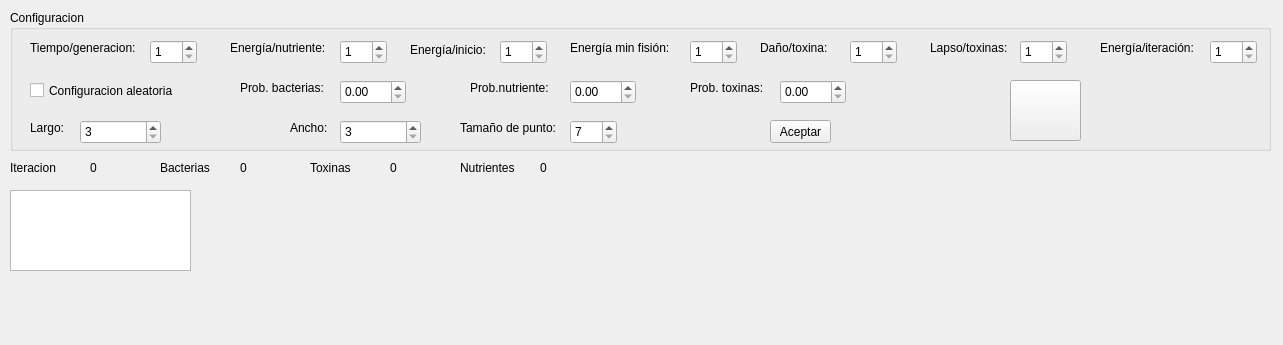
<?xml version="1.0" encoding="UTF-8"?>
<ui version="4.0">
 <class>MainWindow</class>
 <widget class="QMainWindow" name="MainWindow">
  <property name="geometry">
   <rect>
    <x>0</x>
    <y>0</y>
    <width>1283</width>
    <height>345</height>
   </rect>
  </property>
  <property name="windowTitle">
   <string>Colonia de bacterias</string>
  </property>
  <widget class="QWidget" name="centralWidget">
   <widget class="QGroupBox" name="groupBox">
    <property name="geometry">
     <rect>
      <x>10</x>
      <y>10</y>
      <width>1261</width>
      <height>141</height>
     </rect>
    </property>
    <property name="title">
     <string>Configuracion</string>
    </property>
    <widget class="QLabel" name="label_2">
     <property name="geometry">
      <rect>
       <x>20</x>
       <y>110</y>
       <width>41</width>
       <height>16</height>
      </rect>
     </property>
     <property name="text">
      <string>Largo:</string>
     </property>
    </widget>
    <widget class="QSpinBox" name="spinW">
     <property name="geometry">
      <rect>
       <x>70</x>
       <y>110</y>
       <width>81</width>
       <height>24</height>
      </rect>
     </property>
     <property name="minimum">
      <number>3</number>
     </property>
     <property name="maximum">
      <number>1000</number>
     </property>
    </widget>
    <widget class="QLabel" name="label_3">
     <property name="geometry">
      <rect>
       <x>280</x>
       <y>110</y>
       <width>41</width>
       <height>16</height>
      </rect>
     </property>
     <property name="text">
      <string>Ancho:</string>
     </property>
    </widget>
    <widget class="QSpinBox" name="spinH">
     <property name="geometry">
      <rect>
       <x>330</x>
       <y>110</y>
       <width>81</width>
       <height>24</height>
      </rect>
     </property>
     <property name="minimum">
      <number>3</number>
     </property>
     <property name="maximum">
      <number>1000</number>
     </property>
    </widget>
    <widget class="QPushButton" name="btnAceptar">
     <property name="geometry">
      <rect>
       <x>760</x>
       <y>110</y>
       <width>61</width>
       <height>23</height>
      </rect>
     </property>
     <property name="text">
      <string>Aceptar</string>
     </property>
    </widget>
    <widget class="QCheckBox" name="boxAleatorio">
     <property name="geometry">
      <rect>
       <x>20</x>
       <y>70</y>
       <width>171</width>
       <height>21</height>
      </rect>
     </property>
     <property name="text">
      <string>Configuracion aleatoria</string>
     </property>
    </widget>
    <widget class="QDoubleSpinBox" name="spinPBac">
     <property name="geometry">
      <rect>
       <x>330</x>
       <y>70</y>
       <width>66</width>
       <height>24</height>
      </rect>
     </property>
     <property name="maximum">
      <double>1.000000000000000</double>
     </property>
     <property name="singleStep">
      <double>0.010000000000000</double>
     </property>
    </widget>
    <widget class="QLabel" name="label_5">
     <property name="geometry">
      <rect>
       <x>230</x>
       <y>70</y>
       <width>101</width>
       <height>16</height>
      </rect>
     </property>
     <property name="text">
      <string>Prob. bacterias:</string>
     </property>
    </widget>
    <widget class="QLabel" name="label_6">
     <property name="geometry">
      <rect>
       <x>450</x>
       <y>110</y>
       <width>111</width>
       <height>16</height>
      </rect>
     </property>
     <property name="text">
      <string>Tamaño de punto:</string>
     </property>
    </widget>
    <widget class="QSpinBox" name="spinPunto">
     <property name="geometry">
      <rect>
       <x>560</x>
       <y>110</y>
       <width>47</width>
       <height>24</height>
      </rect>
     </property>
     <property name="minimum">
      <number>7</number>
     </property>
     <property name="maximum">
      <number>15</number>
     </property>
    </widget>
    <widget class="QLabel" name="label">
     <property name="geometry">
      <rect>
       <x>20</x>
       <y>30</y>
       <width>121</width>
       <height>16</height>
      </rect>
     </property>
     <property name="text">
      <string>Tiempo/generacion:</string>
     </property>
    </widget>
    <widget class="QSpinBox" name="spinBreed">
     <property name="geometry">
      <rect>
       <x>140</x>
       <y>30</y>
       <width>47</width>
       <height>24</height>
      </rect>
     </property>
     <property name="minimum">
      <number>1</number>
     </property>
    </widget>
    <widget class="QLabel" name="label_4">
     <property name="geometry">
      <rect>
       <x>220</x>
       <y>30</y>
       <width>111</width>
       <height>16</height>
      </rect>
     </property>
     <property name="text">
      <string>Energía/nutriente:</string>
     </property>
    </widget>
    <widget class="QSpinBox" name="spinEFood">
     <property name="geometry">
      <rect>
       <x>330</x>
       <y>30</y>
       <width>47</width>
       <height>24</height>
      </rect>
     </property>
     <property name="minimum">
      <number>1</number>
     </property>
    </widget>
    <widget class="QLabel" name="label_7">
     <property name="geometry">
      <rect>
       <x>400</x>
       <y>30</y>
       <width>91</width>
       <height>20</height>
      </rect>
     </property>
     <property name="text">
      <string>Energía/inicio:</string>
     </property>
    </widget>
    <widget class="QSpinBox" name="spinEStart">
     <property name="geometry">
      <rect>
       <x>490</x>
       <y>30</y>
       <width>47</width>
       <height>24</height>
      </rect>
     </property>
     <property name="minimum">
      <number>1</number>
     </property>
    </widget>
    <widget class="QLabel" name="label_8">
     <property name="geometry">
      <rect>
       <x>460</x>
       <y>70</y>
       <width>101</width>
       <height>16</height>
      </rect>
     </property>
     <property name="text">
      <string>Prob.nutriente:</string>
     </property>
    </widget>
    <widget class="QDoubleSpinBox" name="spinPFood">
     <property name="geometry">
      <rect>
       <x>560</x>
       <y>70</y>
       <width>66</width>
       <height>24</height>
      </rect>
     </property>
     <property name="maximum">
      <double>1.000000000000000</double>
     </property>
     <property name="singleStep">
      <double>0.010000000000000</double>
     </property>
    </widget>
    <widget class="QLabel" name="label_10">
     <property name="geometry">
      <rect>
       <x>680</x>
       <y>70</y>
       <width>91</width>
       <height>16</height>
      </rect>
     </property>
     <property name="text">
      <string>Prob. toxinas:</string>
     </property>
    </widget>
    <widget class="QDoubleSpinBox" name="spinPToxin">
     <property name="geometry">
      <rect>
       <x>770</x>
       <y>70</y>
       <width>66</width>
       <height>24</height>
      </rect>
     </property>
     <property name="maximum">
      <double>1.000000000000000</double>
     </property>
     <property name="singleStep">
      <double>0.010000000000000</double>
     </property>
    </widget>
    <widget class="QLabel" name="label_11">
     <property name="geometry">
      <rect>
       <x>560</x>
       <y>30</y>
       <width>121</width>
       <height>16</height>
      </rect>
     </property>
     <property name="text">
      <string>Energía min fisión:</string>
     </property>
    </widget>
    <widget class="QSpinBox" name="spinMinE">
     <property name="geometry">
      <rect>
       <x>680</x>
       <y>30</y>
       <width>47</width>
       <height>24</height>
      </rect>
     </property>
     <property name="minimum">
      <number>1</number>
     </property>
    </widget>
    <widget class="QLabel" name="label_12">
     <property name="geometry">
      <rect>
       <x>750</x>
       <y>30</y>
       <width>81</width>
       <height>16</height>
      </rect>
     </property>
     <property name="text">
      <string>Daño/toxina:</string>
     </property>
    </widget>
    <widget class="QSpinBox" name="spinDToxin">
     <property name="geometry">
      <rect>
       <x>840</x>
       <y>30</y>
       <width>47</width>
       <height>24</height>
      </rect>
     </property>
     <property name="minimum">
      <number>1</number>
     </property>
    </widget>
    <widget class="QLabel" name="label_13">
     <property name="geometry">
      <rect>
       <x>920</x>
       <y>30</y>
       <width>91</width>
       <height>16</height>
      </rect>
     </property>
     <property name="text">
      <string>Lapso/toxinas:</string>
     </property>
    </widget>
    <widget class="QSpinBox" name="spinLToxin">
     <property name="geometry">
      <rect>
       <x>1010</x>
       <y>30</y>
       <width>47</width>
       <height>24</height>
      </rect>
     </property>
     <property name="minimum">
      <number>1</number>
     </property>
    </widget>
    <widget class="QPushButton" name="btnStart">
     <property name="geometry">
      <rect>
       <x>1000</x>
       <y>70</y>
       <width>71</width>
       <height>61</height>
      </rect>
     </property>
     <property name="text">
      <string/>
     </property>
    </widget>
    <widget class="QLabel" name="label_14">
     <property name="geometry">
      <rect>
       <x>1090</x>
       <y>30</y>
       <width>111</width>
       <height>16</height>
      </rect>
     </property>
     <property name="text">
      <string>Energía/iteración:</string>
     </property>
    </widget>
    <widget class="QSpinBox" name="spinEIt">
     <property name="geometry">
      <rect>
       <x>1200</x>
       <y>30</y>
       <width>47</width>
       <height>24</height>
      </rect>
     </property>
     <property name="minimum">
      <number>1</number>
     </property>
    </widget>
   </widget>
   <widget class="QTableWidget" name="tableCells">
    <property name="geometry">
     <rect>
      <x>10</x>
      <y>190</y>
      <width>181</width>
      <height>81</height>
     </rect>
    </property>
   </widget>
   <widget class="QLabel" name="lblGen">
    <property name="geometry">
     <rect>
      <x>90</x>
      <y>160</y>
      <width>71</width>
      <height>16</height>
     </rect>
    </property>
    <property name="text">
     <string>0</string>
    </property>
   </widget>
   <widget class="QLabel" name="label_9">
    <property name="geometry">
     <rect>
      <x>10</x>
      <y>160</y>
      <width>71</width>
      <height>16</height>
     </rect>
    </property>
    <property name="text">
     <string>Iteracion</string>
    </property>
   </widget>
   <widget class="QLabel" name="lblBacterias">
    <property name="geometry">
     <rect>
      <x>240</x>
      <y>160</y>
      <width>71</width>
      <height>16</height>
     </rect>
    </property>
    <property name="text">
     <string>0</string>
    </property>
   </widget>
   <widget class="QLabel" name="label_15">
    <property name="geometry">
     <rect>
      <x>160</x>
      <y>160</y>
      <width>71</width>
      <height>16</height>
     </rect>
    </property>
    <property name="text">
     <string>Bacterias</string>
    </property>
   </widget>
   <widget class="QLabel" name="lblToxins">
    <property name="geometry">
     <rect>
      <x>390</x>
      <y>160</y>
      <width>71</width>
      <height>16</height>
     </rect>
    </property>
    <property name="text">
     <string>0</string>
    </property>
   </widget>
   <widget class="QLabel" name="label_16">
    <property name="geometry">
     <rect>
      <x>310</x>
      <y>160</y>
      <width>71</width>
      <height>16</height>
     </rect>
    </property>
    <property name="text">
     <string>Toxinas</string>
    </property>
   </widget>
   <widget class="QLabel" name="label_17">
    <property name="geometry">
     <rect>
      <x>460</x>
      <y>160</y>
      <width>71</width>
      <height>16</height>
     </rect>
    </property>
    <property name="text">
     <string>Nutrientes</string>
    </property>
   </widget>
   <widget class="QLabel" name="lblFood">
    <property name="geometry">
     <rect>
      <x>540</x>
      <y>160</y>
      <width>71</width>
      <height>16</height>
     </rect>
    </property>
    <property name="text">
     <string>0</string>
    </property>
   </widget>
  </widget>
 </widget>
 <layoutdefault spacing="6" margin="11"/>
 <resources/>
 <connections/>
</ui>
